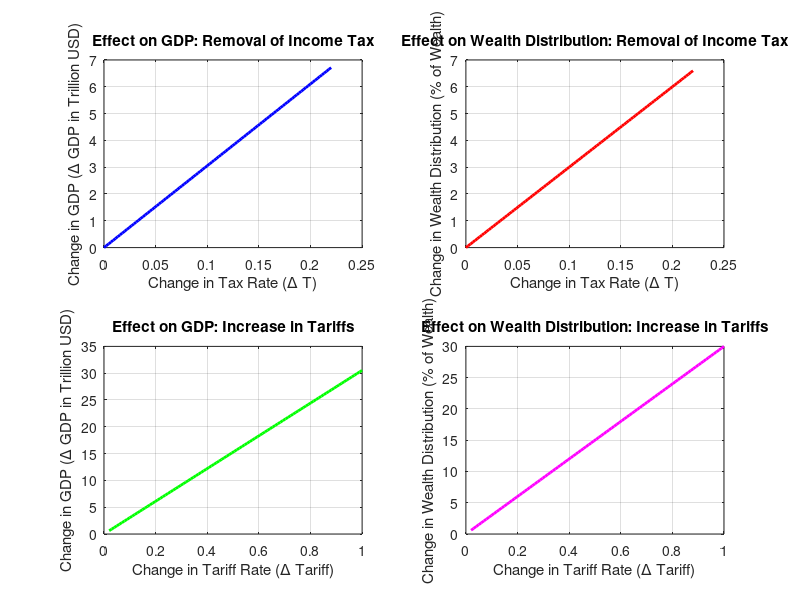
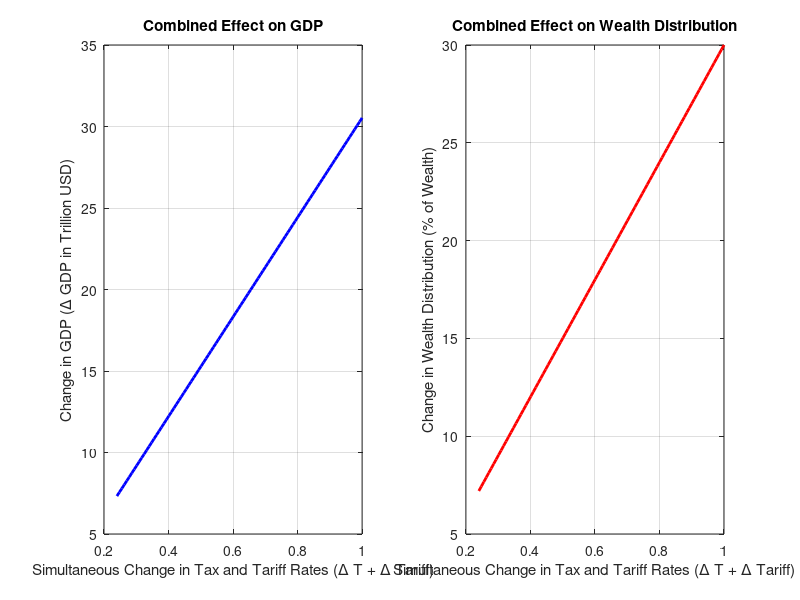

The MATLAB source for these figures, in order:
% Define constants based on new data
GDP_current = 27.36; % Current GDP in trillion USD (2023)
wealth_top10 = 60;   % Percentage of wealth held by top 10% families

% Updated tax and tariff parameters
avg_tax_rate = 0.22;  % Average effective tax rate (22%)
initial_tariff_rate = 0.02; % Initial tariff rate (2%)

% Updated elasticity parameters for GDP equation (based on FY2023 data)
beta_C = 0.6817; % Consumption elasticity to tax/tariff change
beta_I = 0.207;  % Investment elasticity to tax/tariff change
beta_G = 0.227;  % Government spending elasticity to tax/tariff change

% Elasticity parameters for wealth distribution equation
alpha_Y = 0.4; % Income distribution elasticity to tax/tariff change
alpha_RR = 0.1; % Redistribution elasticity to tax/tariff change

%% Simulation 1: Removal of Income Tax (Decrease Tax Rate to Zero)
% Create a range for Delta T (change in tax from 22% to 0%)
Delta_T = linspace(avg_tax_rate, 0, 100);  % 100 steps from 22% to 0%

% Simulate the effect on GDP (Delta GDP) for each Delta T
Delta_GDP_tax = (beta_C + beta_I + beta_G) .* Delta_T .* GDP_current;

% Simulate the effect on Wealth Distribution (Delta G) for each Delta T
Delta_G_tax = (alpha_Y + alpha_RR) .* Delta_T .* wealth_top10;

%% Simulation 2: Increase in Tariffs (Tariff Increase from 2% to 100%)
% Create a range for Delta Tariff (change in tariff from 2% to 100%)
Delta_Tariff = linspace(initial_tariff_rate, 1.0, 100);  % 100 steps from 2% to 100%

% Simulate the effect on GDP (Delta GDP) for each change in tariff
Delta_GDP_tariff = (beta_C + beta_I + beta_G) .* Delta_Tariff .* GDP_current;

% Simulate the effect on Wealth Distribution (Delta G) for each change in tariff
Delta_G_tariff = (alpha_Y + alpha_RR) .* Delta_Tariff .* wealth_top10;

%% Plot Figure 1: Separate Effects
figure;

% Subplot 1: Effect on GDP (Removal of Income Tax)
subplot(2, 2, 1);
plot(Delta_T, Delta_GDP_tax, 'b', 'LineWidth', 2);
title('Effect on GDP: Removal of Income Tax');
xlabel('Change in Tax Rate (\Delta T)');
ylabel('Change in GDP (\Delta GDP in Trillion USD)');
grid on;

% Subplot 2: Effect on Wealth Distribution (Removal of Income Tax)
subplot(2, 2, 2);
plot(Delta_T, Delta_G_tax, 'r', 'LineWidth', 2);
title('Effect on Wealth Distribution: Removal of Income Tax');
xlabel('Change in Tax Rate (\Delta T)');
ylabel('Change in Wealth Distribution (% of Wealth)');
grid on;

% Subplot 3: Effect on GDP (Increase in Tariffs)
subplot(2, 2, 3);
plot(Delta_Tariff, Delta_GDP_tariff, 'g', 'LineWidth', 2);
title('Effect on GDP: Increase in Tariffs');
xlabel('Change in Tariff Rate (\Delta Tariff)');
ylabel('Change in GDP (\Delta GDP in Trillion USD)');
grid on;

% Subplot 4: Effect on Wealth Distribution (Increase in Tariffs)
subplot(2, 2, 4);
plot(Delta_Tariff, Delta_G_tariff, 'm', 'LineWidth', 2);
title('Effect on Wealth Distribution: Increase in Tariffs');
xlabel('Change in Tariff Rate (\Delta Tariff)');
ylabel('Change in Wealth Distribution (% of Wealth)');
grid on;

%% Simulation 3: Combined Tax and Tariff Changes
% Assume that tax rate and tariff rate change simultaneously
% (i.e., index i represents a simultaneous change in both)
Delta_T_combined = Delta_T; % Tax change (22% to 0%)
Delta_Tariff_combined = linspace(initial_tariff_rate, 1.0, 100); % Tariff change (2% to 100%)

% Simulate combined effect on GDP
Delta_GDP_combined = (beta_C + beta_I + beta_G) .* (Delta_T_combined + Delta_Tariff_combined) .* GDP_current;

% Simulate combined effect on Wealth Distribution
Delta_G_combined = (alpha_Y + alpha_RR) .* (Delta_T_combined + Delta_Tariff_combined) .* wealth_top10;

%% Plot Figure 2: Combined Effects
figure;

% Subplot 1: Combined Effect on GDP
subplot(1, 2, 1);
plot(Delta_T_combined + Delta_Tariff_combined, Delta_GDP_combined, 'b', 'LineWidth', 2);
title('Combined Effect on GDP');
xlabel('Simultaneous Change in Tax and Tariff Rates (\Delta T + \Delta Tariff)');
ylabel('Change in GDP (\Delta GDP in Trillion USD)');
grid on;

% Subplot 2: Combined Effect on Wealth Distribution
subplot(1, 2, 2);
plot(Delta_T_combined + Delta_Tariff_combined, Delta_G_combined, 'r', 'LineWidth', 2);
title('Combined Effect on Wealth Distribution');
xlabel('Simultaneous Change in Tax and Tariff Rates (\Delta T + \Delta Tariff)');
ylabel('Change in Wealth Distribution (% of Wealth)');
grid on;
